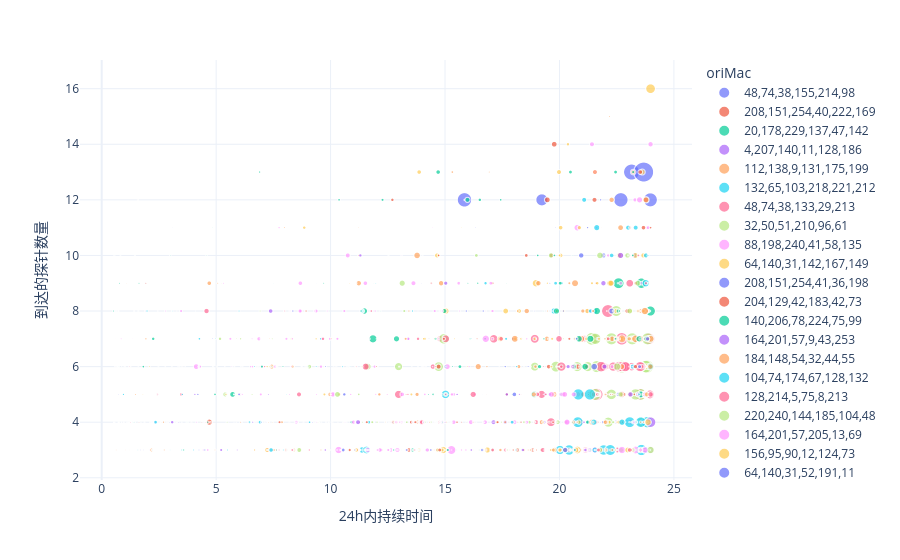

Notebook cell for this chart:
### Code cell
myplot.Mac_Dur_Count_Bubble_Scatter(df_sta)
